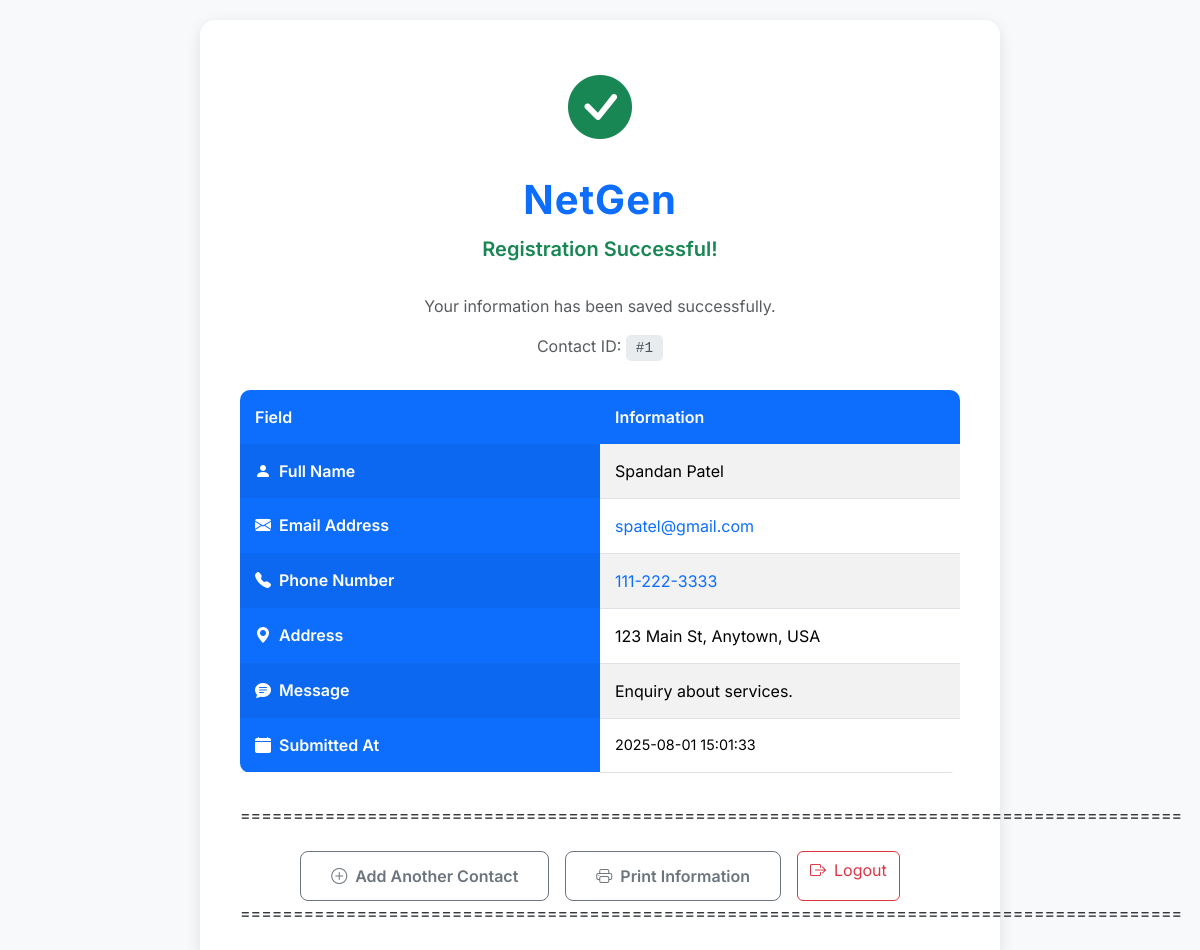
The page /success/1 (signed in) on the database as committed earlier.
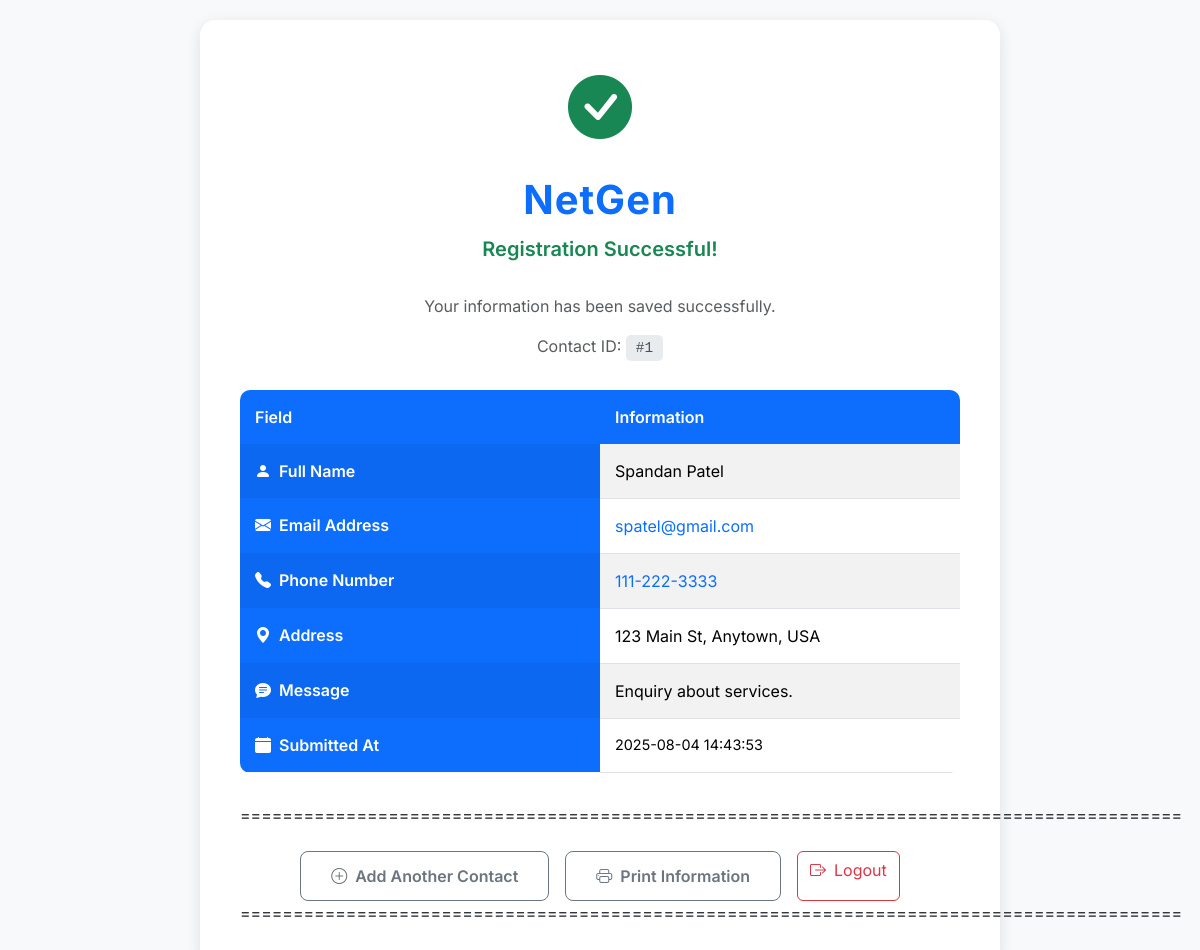
The same page on the database as committed later.
### tables this page shows
CREATE TABLE contacts (
                id INTEGER PRIMARY KEY AUTOINCREMENT,
                name TEXT NOT NULL,
                email TEXT,
                phone TEXT,
                address TEXT,
                message TEXT,
                contact_owner_id INTEGER NOT NULL,
                created_at TIMESTAMP DEFAULT CURRENT_TIMESTAMP,
                FOREIGN KEY (contact_owner_id) REFERENCES users (id)
            );

### WebTestAPIV2.py (the view)
@app.route('/success/<int:contact_id>')
def success(contact_id):
    print(f"==== web.py:success() -> contact_id = {contact_id}")
    if 'user_id' not in session:
        return redirect(url_for('login'))
    logged_in_user_id = session['user_id']
    print(f"==== web.py:success() -> logged user id = {logged_in_user_id}")
    try:
        if not (contact_id == logged_in_user_id):
            return redirect(url_for('login'))
        with utils.get_db_connection() as conn:
            cursor = conn.cursor()
            cursor.execute('SELECT id FROM contacts WHERE contact_owner_id = ? ORDER BY id ASC', (logged_in_user_id,))
            user_contact_ids = [row['id'] for row in cursor.fetchall()]
            if contact_id not in user_contact_ids:
                if user_contact_ids:
                    return redirect(url_for('success', contact_id=user_contact_ids[0]))
                else:
                    return redirect(url_for('login'))
            cursor.execute('SELECT * FROM contacts WHERE id = ? AND contact_owner_id = ?', (contact_id, logged_in_user_id))
            contact = cursor.fetchone()
            if not contact:
                return redirect(url_for('login'))
            current_index = user_contact_ids.index(contact_id)
            total_user_contacts = len(user_contact_ids)
            prev_contact_id = user_contact_ids[current_index - 1] if current_index > 0 else None
            next_contact_id = user_contact_ids[current_index + 1] if current_index < total_user_contacts - 1 else None
            cursor.execute('SELECT id, name FROM contacts WHERE contact_owner_id = ? ORDER BY created_at DESC', (logged_in_user_id,))
            user_contacts = cursor.fetchall()
            contact_data = {
                "id": contact["id"],
                "name": contact["name"],
                "email": contact["email"],
                "phone": contact["phone"],
                "address": contact["address"],
                "message": contact["message"],
                "created_at": contact["created_at"],
                "contact_owner_id": contact["contact_owner_id"]
            }
            navigation = {
                "current_position": current_index + 1,
                "total_contacts": total_user_contacts,
                "prev_contact_id": prev_contact_id,
                "next_contact_id": next_contact_id,
                "has_prev": prev_contact_id is not None,
                "has_next": next_contact_id is not None,
                "is_logged_in": True,
                "user_id": logged_in_user_id
            }
            user_toggle = {
                "current_contact_id": contact_id,
                "user_contacts": [{"id": row["id"], "name": row["name"]} for row in user_contacts],
                "has_multiple_contacts": len(user_contacts) > 1
            }
            return render_template('success.html', contact=contact_data, navigation=navigation, user_toggle=user_toggle)
    except sqlite3.Error as e:
        print(f"Database error in success route: {e}")
        return redirect(url_for('login'))
    except Exception as e:
        print(f"An error occurred in success route: {e}")
        return redirect(url_for('login'))

### utils.py (called while the page is built)
def get_db_connection():
    conn = sqlite3.connect(DATABASE)
    conn.row_factory = sqlite3.Row
    return conn

### templates/success.html (shortened to what this page needs)
<!DOCTYPE html>
<html lang="en">
<head>
    <link href="https://cdn.jsdelivr.net/npm/bootstrap@5.3.3/dist/css/bootstrap.min.css" rel="stylesheet">
    <link rel="stylesheet" href="https://cdn.jsdelivr.net/npm/bootstrap-icons@1.11.1/font/bootstrap-icons.css">
</head>
<body>
    <div class="success-container">
        <div class="success-header">
            <div class="success-icon">
                <i class="bi bi-check-circle-fill"></i>
            </div>
            <h1>NetGen</h1>
            <p class="success-message">Registration Successful!</p>
            <p class="text-muted">Your information has been saved successfully.</p>
            <p class="text-muted">Contact ID: <span class="contact-id-badge">#{{ contact.id }}</span></p>
        </div>
        <div class="info-table">
            <table class="table table-striped">
                <thead>
                    <tr>
                        <th scope="col">Field</th>
                        <th scope="col">Information</th>
                    </tr>
                </thead>
                <tbody>
                    <tr>
                        <th scope="row">
                            <i class="bi bi-person-fill me-2"></i>Full Name
                        </th>
                        <td>{{ contact.name if contact.name else '<span class="empty-field">Not provided</span>' | safe }}</td>
                    </tr>
                    <tr>
                        <th scope="row">
                            <i class="bi bi-envelope-fill me-2"></i>Email Address
                        </th>
                        <td>
                            {% if contact.email %}
                                <a href="mailto:{{ contact.email }}" class="text-decoration-none">{{ contact.email }}</a>
                            {% else %}
                                <span class="empty-field">Not provided</span>
                            {% endif %}
                        </td>
                    </tr>
                    <tr>
                        <th scope="row">
                            <i class="bi bi-telephone-fill me-2"></i>Phone Number
                        </th>
                        <td>
                            {% if contact.phone %}
                                <a href="tel:{{ contact.phone }}" class="text-decoration-none">{{ contact.phone }}</a>
                            {% else %}
                                <span class="empty-field">Not provided</span>
                            {% endif %}
                        </td>
                    </tr>
                    <tr>
                        <th scope="row">
                            <i class="bi bi-geo-alt-fill me-2"></i>Address
                        </th>
                        <td>
                            {% if contact.address %}
                                {{ contact.address | replace('\n', '<br>') | safe }}
                            {% else %}
                                <span class="empty-field">Not provided</span>
                            {% endif %}
                        </td>
                    </tr>
                    <tr>
                        <th scope="row">
                            <i class="bi bi-chat-text-fill me-2"></i>Message
                        </th>
                        <td>
                            {% if contact.message %}
                                {{ contact.message | replace('\n', '<br>') | safe }}
                            {% else %}
                                <span class="empty-field">No message provided</span>
                            {% endif %}
                        </td>
                    </tr>
                    <tr>
                        <th scope="row">
                            <i class="bi bi-calendar-fill me-2"></i>Submitted At
                        </th>
                        <td class="created-at">{{ contact.created_at }}</td>
                    </tr>
                </tbody>
            </table>
        </div>
=========================================================================================
        <div class="d-flex justify-content-center gap-3 flex-wrap mt-4">
            <a href="{{ url_for('register_form') }}" class="btn btn-outline-secondary">
                <i class="bi bi-plus-circle me-2"></i>Add Another Contact
            </a>
            <button onclick="window.print()" class="btn btn-outline-secondary">
                <i class="bi bi-printer me-2"></i>Print Information
            </button>
            <a href="{{ url_for('logout') }}" class="btn btn-outline-danger">
                <i class="bi bi-box-arrow-right me-2"></i>Logout
            </a>
        </div>
=========================================================================================
    </div>
</body>
</html>

### templates/success.html (style rules this page uses)
body { font-family: 'Inter', sans-serif; background-color: #f8f9fa; min-height: 100vh; padding: 20px; }
.success-container { background-color: #ffffff; padding: 40px; border-radius: 15px; box-shadow: 0 4px 15px rgba(0, 0, 0, 0.1); max-width: 800px; margin: 0 auto; }
.success-header { text-align: center; margin-bottom: 30px; }
.success-icon { font-size: 4rem; color: #198754; margin-bottom: 20px; }
h1 { color: #0d6efd; font-weight: 700; font-size: 2.5rem; letter-spacing: 1px; margin-bottom: 10px; }
.success-message { color: #198754; font-size: 1.25rem; font-weight: 600; margin-bottom: 30px; }
.info-table { background-color: #f8f9fa; border-radius: 10px; overflow: hidden; margin-bottom: 30px; }
.table { margin-bottom: 0; }
.table th { background-color: #0d6efd; color: white; font-weight: 600; border: none; padding: 15px; width: 30%; }
.table td { padding: 15px; border-color: #dee2e6; background-color: white; }
.btn-outline-secondary { border-radius: 8px; padding: 12px 30px; font-weight: 600; transition: all 0.2s ease-in-out; }
.contact-id-badge { background-color: #e9ecef; color: #495057; padding: 5px 10px; border-radius: 5px; font-family: monospace; font-size: 0.9rem; }
.created-at { color: #6c757d; font-size: 0.9rem; }

Rows that differ between the two databases and show on the page:
changed contacts "Spandan Patel": created_at "2025-08-01 15:01:33" → "2025-08-04 14:43:53"
